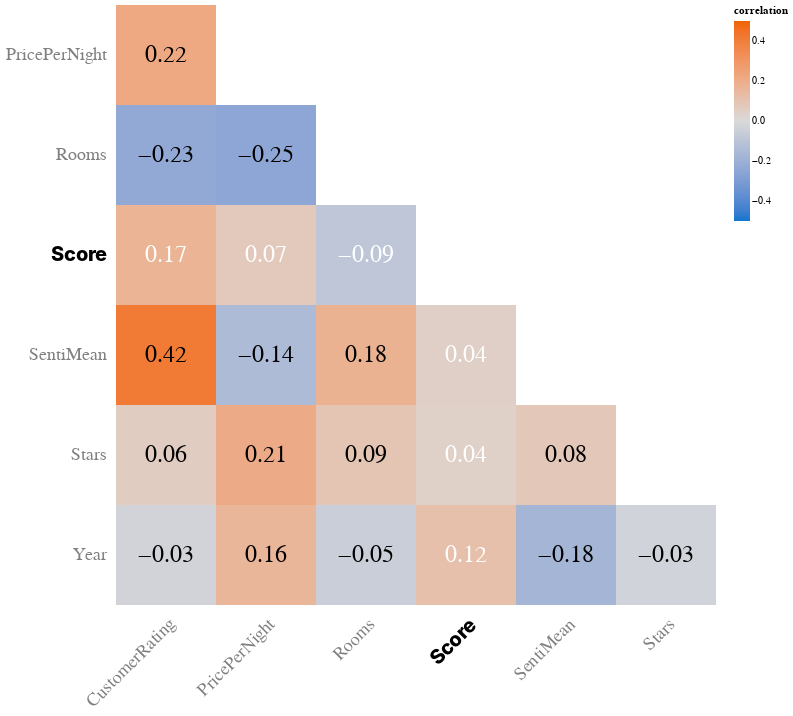

Source (notebook cell):
### Code cell
# Plot the correlation heatmap
def corr_plot(data=corr_matrix):
    base = alt.Chart(data).transform_filter(
        alt.datum.var1 < alt.datum.var2
    ).encode(
        x=alt.X(
            'var1:N',
            axis=alt.Axis(
                labelAngle=-45,
                labelColor=alt.condition("datum.value == 'Score'", alt.value('black'), alt.value('grey')),
                labelFontSize=alt.condition("datum.value == 'Score'", alt.value(20), alt.value(18)),
                labelFontWeight=alt.condition("datum.value == 'Score'", alt.value(800), alt.value(400))
            )
        ),
        y=alt.Y(
            'var2:N',
            axis=alt.Axis(
                labelColor=alt.condition("datum.value == 'Score'", alt.value('black'), alt.value('grey')),
                labelFontSize=alt.condition("datum.value == 'Score'", alt.value(20), alt.value(18)),
                labelFontWeight=alt.condition("datum.value == 'Score'", alt.value(800), alt.value(400))
            )
            ),
    ).properties(
        width=alt.Step(100),
        height=alt.Step(100))

    rects = base.mark_rect().encode(
        color=alt.Color(
            'correlation',
            scale = alt.Scale(
                domain = [-0.5, 0, 0.5],
                range = ['#1276CE', '#D9D9D9', '#F06400']
            )
        )
    )

    text = base.mark_text(
        size=24
    ).encode(
        text=alt.Text('correlation', format=".2f"),
        color=alt.condition(
            "(datum.var1 == 'Score') | (datum.var2 == 'Score')",
            alt.value('white'),
            alt.value('black')
        )
    )

    chart = alt.layer(rects, text).configure(
        axis=alt.AxisConfig(
            title=None, domain=False, ticks=False, labelPadding=10, labelColor='gray', labelFont='Helvetica Neue',
            labelFontSize=18
        ),
        legend=alt.LegendConfig(
            direction='vertical',
            orient='right'
        ),
        lineBreak='\n',
        title=alt.TitleConfig(
            fontSize=24,
            fontWeight=400,
            subtitleFontSize=12,
            subtitlePadding=10,
            anchor='start',
        ),
        view=alt.ViewConfig(
            strokeWidth=0
        )
    )

    return chart


corr_plot(corr_matrix)

### Figure 1 — Vega-Lite specification as saved in the notebook (floating-point values rounded to 4 significant figures)
{"config": {"view": {"continuousWidth": 400, "continuousHeight": 300, "strokeWidth": 0}, "axis": {"domain": false, "labelColor": "gray", "labelFont": "Helvetica Neue", "labelFontSize": 18, "labelPadding": 10, "ticks": false, "title": null}, "legend": {"direction": "vertical", "orient": "right"}, "lineBreak": "\n", "title": {"anchor": "start", "fontSize": 24, "fontWeight": 400, "subtitleFontSize": 12, "subtitlePadding": 10}}, "layer": [{"mark": "rect", "encoding": {"color": {"field": "correlation", "scale": {"domain": [-0.5, 0, 0.5], "range": ["#1276CE", "#D9D9D9", "#F06400"]}, "type": "quantitative"}, "x": {"axis": {"labelAngle": -45, "labelColor": {"condition": {"test": "datum.value == 'Score'", "value": "black"}, "value": "grey"}, "labelFontSize": {"condition": {"test": "datum.value == 'Score'", "value": 20}, "value": 18}, "labelFontWeight": {"condition": {"test": "datum.value == 'Score'", "value": 800}, "value": 400}}, "field": "var1", "type": "nominal"}, "y": {"axis": {"labelColor": {"condition": {"test": "datum.value == 'Score'", "value": "black"}, "value": "grey"}, "labelFontSize": {"condition": {"test": "datum.value == 'Score'", "value": 20}, "value": 18}, "labelFontWeight": {"condition": {"test": "datum.value == 'Score'", "value": 800}, "value": 400}}, "field": "var2", "type": "nominal"}}, "height": {"step": 100}, "transform": [{"filter": "(datum.var1 < datum.var2)"}], "width": {"step": 100}}, {"mark": {"type": "text", "size": 24}, "encoding": {"color": {"condition": {"value": "white", "test": "(datum.var1 == 'Score') | (datum.var2 == 'Score')"}, "value": "black"}, "text": {"field": "correlation", "format": ".2f", "type": "quantitative"}, "x": {"axis": {"labelAngle": -45, "labelColor": {"condition": {"test": "datum.value == 'Score'", "value": "black"}, "value": "grey"}, "labelFontSize": {"condition": {"test": "datum.value == 'Score'", "value": 20}, "value": 18}, "labelFontWeight": {"condition": {"test": "datum.value == 'Score'", "value": 800}, "value": 400}}, "field": "var1", "type": "nominal"}, "y": {"axis": {"labelColor": {"condition": {"test": "datum.value == 'Score'", "value": "black"}, "value": "grey"}, "labelFontSize": {"condition": {"test": "datum.value == 'Score'", "value": 20}, "value": 18}, "labelFontWeight": {"condition": {"test": "datum.value == 'Score'", "value": 800}, "value": 400}}, "field": "var2", "type": "nominal"}}, "height": {"step": 100}, "transform": [{"filter": "(datum.var1 < datum.var2)"}], "width": {"step": 100}}], "data": {"name": "data-2ba8fc1ef2f0b23e77aab32b8b2de858"}, "$schema": "https://vega.github.io/schema/vega-lite/v4.17.0.json", "datasets": {"data-2ba8fc1ef2f0b23e77aab32b8b2de858": [{"var1": "Score", "var2": "Score", "correlation": 1.0}, {"var1": "Rooms", "var2": "Score", "correlation": -0.08902}, {"var1": "Year", "var2": "Score", "correlation": 0.1155}, {"var1": "PricePerNight", "var2": "Score", "correlation": 0.07407}, {"var1": "Stars", "var2": "Score", "correlation": 0.04162}, {"var1": "CustomerRating", "var2": "Score", "correlation": 0.1696}, {"var1": "SentiMean", "var2": "Score", "correlation": 0.04457}, {"var1": "Score", "var2": "Rooms", "correlation": -0.08902}, {"var1": "Rooms", "var2": "Rooms", "correlation": 1.0}, {"var1": "Year", "var2": "Rooms", "correlation": -0.05368}, {"var1": "PricePerNight", "var2": "Rooms", "correlation": -0.2475}, {"var1": "Stars", "var2": "Rooms", "correlation": 0.09119}, {"var1": "CustomerRating", "var2": "Rooms", "correlation": -0.2341}, {"var1": "SentiMean", "var2": "Rooms", "correlation": 0.1773}, {"var1": "Score", "var2": "Year", "correlation": 0.1155}, {"var1": "Rooms", "var2": "Year", "correlation": -0.05368}, {"var1": "Year", "var2": "Year", "correlation": 1.0}, {"var1": "PricePerNight", "var2": "Year", "correlation": 0.1578}, {"var1": "Stars", "var2": "Year", "correlation": -0.02995}, {"var1": "CustomerRating", "var2": "Year", "correlation": -0.02679}, {"var1": "SentiMean", "var2": "Year", "correlation": -0.1758}, {"var1": "Score", "var2": "PricePerNight", "correlation": 0.07407}, {"var1": "Rooms", "var2": "PricePerNight", "correlation": -0.2475}, {"var1": "Year", "var2": "PricePerNight", "correlation": 0.1578}, {"var1": "PricePerNight", "var2": "PricePerNight", "correlation": 1.0}, {"var1": "Stars", "var2": "PricePerNight", "correlation": 0.2097}, {"var1": "CustomerRating", "var2": "PricePerNight", "correlation": 0.2183}, {"var1": "SentiMean", "var2": "PricePerNight", "correlation": -0.1441}, {"var1": "Score", "var2": "Stars", "correlation": 0.04162}, {"var1": "Rooms", "var2": "Stars", "correlation": 0.09119}, {"var1": "Year", "var2": "Stars", "correlation": -0.02995}, {"var1": "PricePerNight", "var2": "Stars", "correlation": 0.2097}, {"var1": "Stars", "var2": "Stars", "correlation": 1.0}, {"var1": "CustomerRating", "var2": "Stars", "correlation": 0.05846}, {"var1": "SentiMean", "var2": "Stars", "correlation": 0.07928}, {"var1": "Score", "var2": "CustomerRating", "correlation": 0.1696}, {"var1": "Rooms", "var2": "CustomerRating", "correlation": -0.2341}, {"var1": "Year", "var2": "CustomerRating", "correlation": -0.02679}, {"var1": "PricePerNight", "var2": "CustomerRating", "correlation": 0.2183}, {"var1": "Stars", "var2": "CustomerRating", "correlation": 0.05846}, {"var1": "CustomerRating", "var2": "CustomerRating", "correlation": 1.0}, {"var1": "SentiMean", "var2": "CustomerRating", "correlation": 0.4163}, {"var1": "Score", "var2": "SentiMean", "correlation": 0.04457}, {"var1": "Rooms", "var2": "SentiMean", "correlation": 0.1773}, {"var1": "Year", "var2": "SentiMean", "correlation": -0.1758}, {"var1": "PricePerNight", "var2": "SentiMean", "correlation": -0.1441}, {"var1": "Stars", "var2": "SentiMean", "correlation": 0.07928}, {"var1": "CustomerRating", "var2": "SentiMean", "correlation": 0.4163}, {"var1": "SentiMean", "var2": "SentiMean", "correlation": 1.0}]}}
